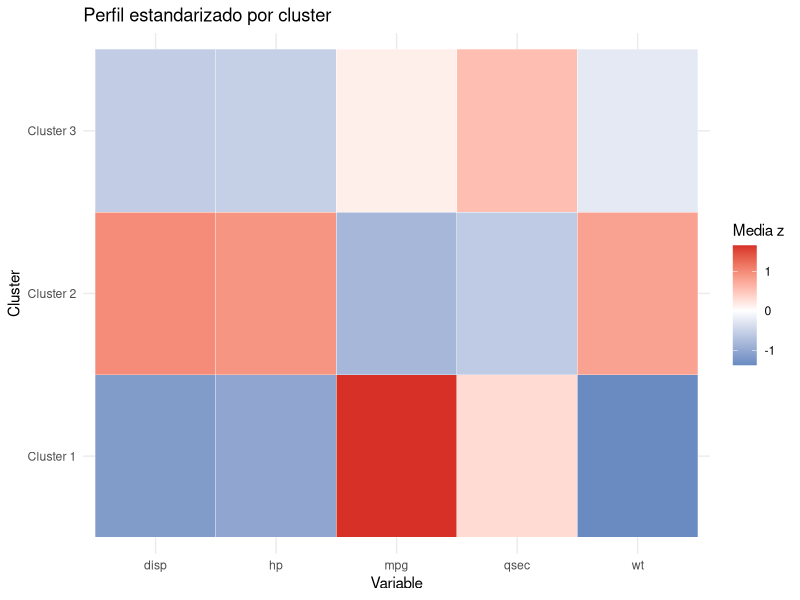
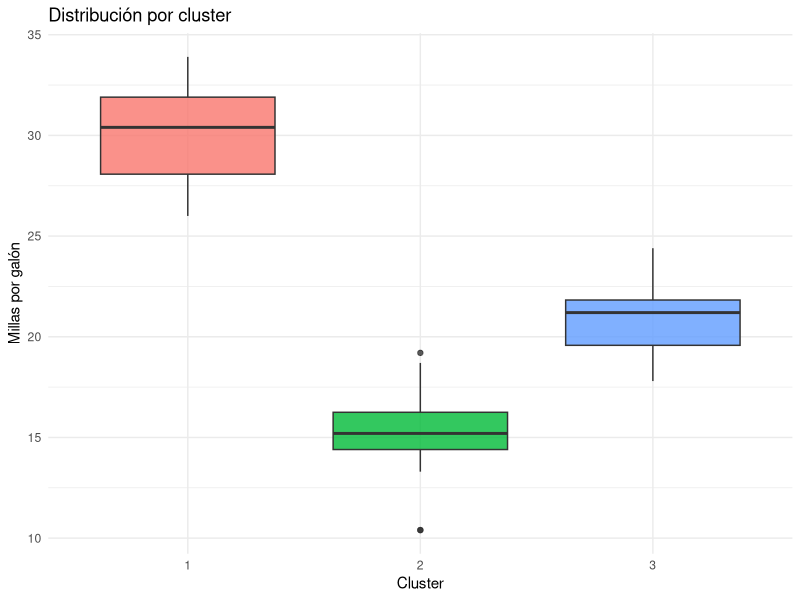

Write R code to recreate these figures, in order.
## ---- chunk 1
#| label: setup
#| message: false
library(tidyverse)
library(knitr)
## ---- chunk 2
set.seed(123)
vars_mtcars <- mtcars[, c("mpg", "disp", "hp", "wt", "qsec")]
X <- scale(vars_mtcars)
cl <- kmeans(X, centers = 3, nstart = 25)$cluster
kable(table(cl), col.names = c("Cluster", "Frecuencia"))
## ---- chunk 3
perfiles <- aggregate(vars_mtcars, by = list(cluster = cl), mean)
perfiles |>
  mutate(across(where(is.numeric), function(x) round(x, 2))) |>
  kable()
## ---- chunk 4
Z <- as.data.frame(scale(vars_mtcars))
Z$cluster <- factor(cl)
perfil_z <- aggregate(. ~ cluster, data = Z, mean)
perfil_z_redondeado <- perfil_z
perfil_z_redondeado[, -1] <- round(perfil_z_redondeado[, -1], 2)
kable(perfil_z_redondeado)
## ---- chunk 5
mat <- as.matrix(perfil_z[, -1])
rownames(mat) <- paste("Cluster", perfil_z$cluster)
as_tibble(mat, rownames = "cluster") |>
  pivot_longer(-cluster, names_to = "variable", values_to = "media_estandarizada") |>
  ggplot(aes(variable, cluster, fill = media_estandarizada)) +
  geom_tile(color = "white") +
  scale_fill_gradient2(low = "#4575b4", mid = "white", high = "#d73027", midpoint = 0) +
  labs(
    title = "Perfil estandarizado por cluster",
    x = "Variable",
    y = "Cluster",
    fill = "Media z"
  ) +
  theme_minimal()
## ---- chunk 6
mtcars_cluster <- vars_mtcars
mtcars_cluster$cluster <- factor(cl)
ggplot(mtcars_cluster, aes(cluster, mpg, fill = cluster)) +
  geom_boxplot(alpha = 0.8, show.legend = FALSE) +
  labs(title = "Distribución por cluster", x = "Cluster", y = "Millas por galón") +
  theme_minimal()
## ---- chunk 7
kable(table(cluster = cl, transmision = factor(mtcars$am, labels = c("automatico", "manual"))))
kable(table(cluster = cl, cilindros = mtcars$cyl))
## ---- chunk 8
aggregate(vars_mtcars, by = list(cluster = cl), mean) |>
  mutate(across(where(is.numeric), function(x) round(x, 2))) |>
  kable()
## ---- chunk 9
set.seed(1)
res <- replicate(10, kmeans(X, centers = 3, nstart = 1)$tot.withinss)
tibble(ejecucion = seq_along(res), tot_withinss = round(res, 1)) |>
  kable()
